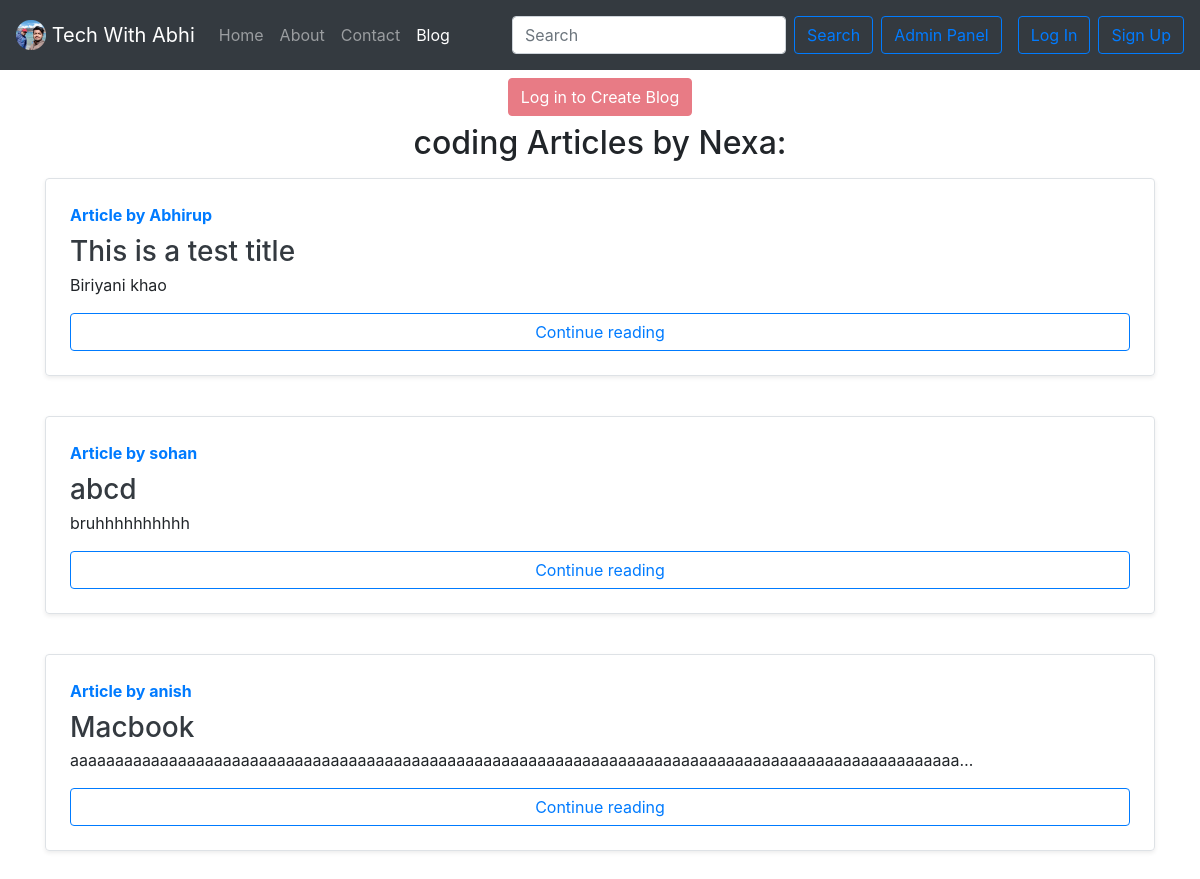
Screenshot of /blog/ with the database file from the repository.
### blog/models.py (models this page shows, shortened)
class Post(models.Model):
    sno = models.AutoField(primary_key = True)
    title = models.CharField(max_length=255)
    content = models.CharField(max_length=1000)
    author = models.CharField(max_length=100)
    slug = models.CharField(max_length=130)
    views = models.IntegerField(default=0)
    timeStamp = models.DateTimeField(blank=True)

### blog/views.py (the view)
# urls.py: path('', views.blogHome , name='blogHome'),
def blogHome(request):
    allPosts = Post.objects.all()
    context = {'allPosts': allPosts}
    return render(request, 'blog/blogHome.html', context)

### templates/blog/blogHome.html (shortened to what this page needs)
{% extends 'base.html' %}
{% block blogactive%} active {% endblock blogactive%}
{% block body %}
{% if user.is_authenticated %}
<center> <a href="home\test.html" class="btn btn-danger my-2">Create Blog</a></center>
{% else %}
<center> <a href="#" class="btn btn-danger my-2 disabled">Log in to Create Blog</a></center>
{% endif %}
<center><h2> coding Articles by Nexa:</h2></center>
{% for post in allPosts  %}
<div class = "container my-3">
<div class="row ">
    <div class="col">
      <div class="row no-gutters border rounded overflow-hidden flex-md-row mb-4 shadow-sm h-md-250 position-relative">
        <div class="col p-4 d-flex flex-column position-static">
          <strong class="d-inline-block mb-2 text-primary">Article by {{post.author}}</strong>
          <h3 class="mb-0"><a class="text-dark"href="/blog/{{post.slug}}">{{post.title}}</a></h3>
          <p class="card-text mb-auto"><div class="preview">{{post.content|safe | truncatechars:100 }}</div></p>
           <a href="/blog/{{post.slug}}" role="button" class="btn btn-outline-primary">Continue reading</a>
        </div>
      </div>
    </div>
  </div>
</div>
{% endfor %}
{% endblock body %}

### rows the page displays
Post: author "Abhirup", title "This is a test title", content "Biriyani khao"
Post: author "sohan", title "abcd", content "bruhhhhhhhhhh"
Post: author "anish", title "Macbook", content "aaaaaaaaaaaaaaaaaaaaaaaaaaaaaaaaaaaaaaaaaaaaaaaaaaaaaaaaaaaaaaaaaaaaaaaaaaaaaaaaaaaaaaaaaaaaaaaaaaa…"
